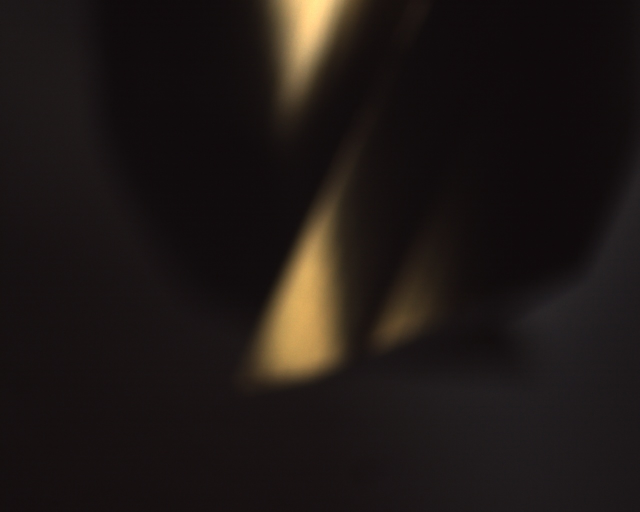
#> input picture 0.jpg, 1280 x 1024 px, given in place of 50.jpeg, which was not available (shown at 1/2 size)
$ python test_capture.py
#> lines starting #> are read from the running program, lines starting #| are printed output that depends on the picture; pictures that were not available may be replaced by others from this repository, and a replacement may not be noted
# -*- coding: utf-8 -*-
import cv2
import numpy as np
import os
import math
import time


def resize(image, width=None, height=None, inter=cv2.INTER_AREA):
    # initialize the dimensions of the image to be resized and
    # grab the image size
    dim = None
    (h, w) = image.shape[:2]

    # if both the width and height are None, then return the
    # original image
    if width is None and height is None:
        return image

    # check to see if the width is None
    if width is None:
        # calculate the ratio of the height and construct the
        # dimensions
        r = height / float(h)
        dim = (int(w * r), height)

    # otherwise, the height is None
    else:
        # calculate the ratio of the width and construct the
        # dimensions
        r = width / float(w)
        dim = (width, int(h * r))

    # resize the image
    resized = cv2.resize(image, dim, interpolation=inter)

    # return the resized image
    return resized


def pyramid(image, scale=1.5, minSize=(30, 30)):
    # yield the original image
    yield image
    # keep looping over the pyramid
    while True:
        # compute the new dimensions of the image and resize it
        w = int(image.shape[1] / scale)
        image = resize(image, width=w)
        # if the resized image does not meet the supplied minimum
        # size, then stop constructing the pyramid
        if image.shape[0] < minSize[1] or image.shape[1] < minSize[0]:
            break
        # yield the next image in the pyramid
        yield image


def sliding_window(image, stepSize, windowSize):
    # slide a window across the image
    for y in range(0, image.shape[0], stepSize):
        for x in range(0, image.shape[1], stepSize):
            # yield the current window
            yield x, y, image[y:y + windowSize[1], x:x + windowSize[0]]


# [45 lines left out: function runcode, not called in this run]


if __name__ == "__main__":

    image = cv2.imread("tmp_img/test/50.jpeg")
#> image is the input picture: shape (1024, 1280, 3); mean B, G, R 21.4, 23.7, 30
    (winW, winH) = (128 * 4, 128 * 4)
    old = time.time()
    for resized in pyramid(image, scale=1.5):
        # loop over the sliding window for each layer of the pyramid
        for (x, y, window) in sliding_window(resized, stepSize=128, windowSize=(winW, winH)):
            # if the window does not meet our desired window size, ignore it
            if window.shape[0] != winH or window.shape[1] != winW:
                continue
            # THIS IS WHERE YOU WOULD PROCESS YOUR WINDOW, SUCH AS APPLYING A
            # MACHINE LEARNING CLASSIFIER TO CLASSIFY THE CONTENTS OF THE
            # WINDOW
            # since we do not have a classifier, we'll just draw the window
            clone = resized.copy()
            cv2.rectangle(clone, (x, y), (x + winW, y + winH), (0, 255, 0), 2)
            crop_area = resized[y: y + winH, x:x + winW]
            cv2.namedWindow("Window", cv2.WINDOW_NORMAL)
            cv2.namedWindow("crop Area", cv2.WINDOW_NORMAL)
            cv2.imshow("Window", clone)
            cv2.imshow("crop Area", crop_area)
            cv2.waitKey(1)
            time.sleep(0.025)
#> this loop made 9 passes
#> pass 1, `cv2.imshow("Window", clone)`:
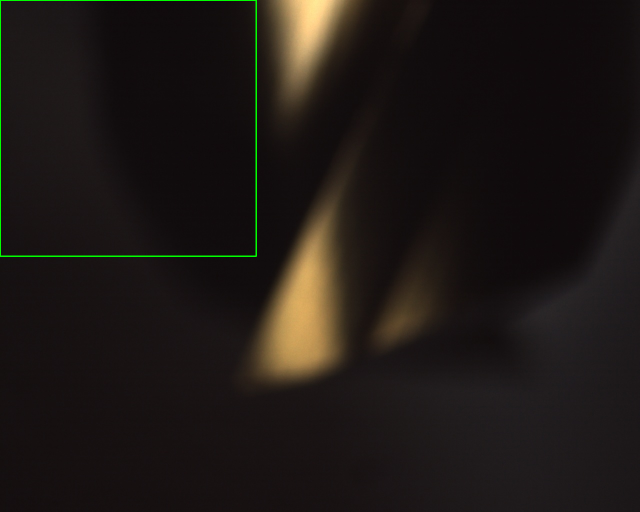
#> window 'Window': shape (1024, 1280, 3) (shown at 1/2 size); mean B, G, R 21.4, 24.6, 29.9
#> pass 1, `cv2.imshow("crop Area", crop_area)`:
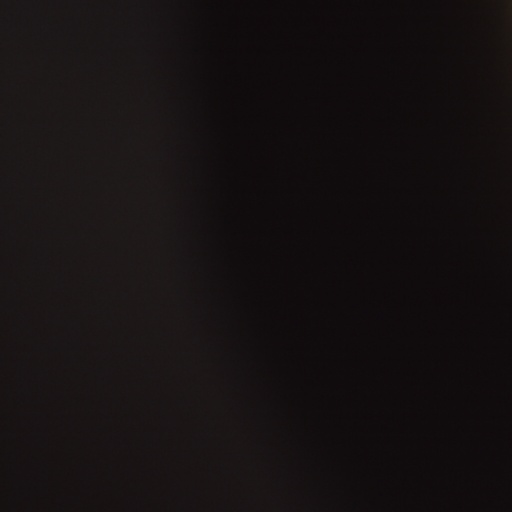
#> window 'crop Area': shape (512, 512, 3); mean B, G, R 17.3, 16.7, 21.3
#> pass 1, `cv2.imshow("Window", clone)`:
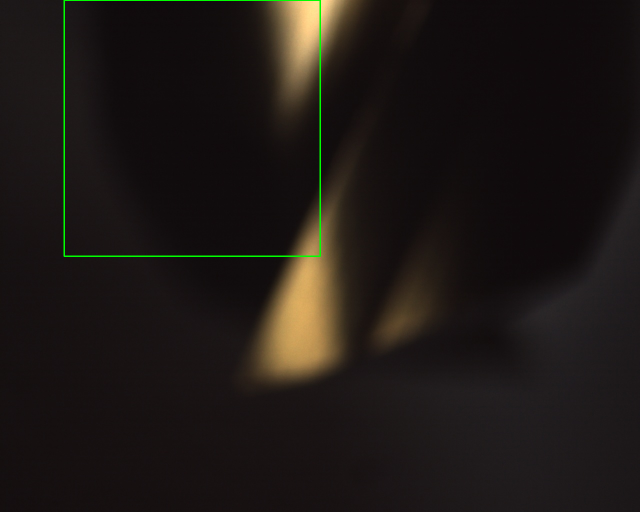
#> window 'Window': shape (1024, 1280, 3) (shown at 1/2 size); mean B, G, R 21.3, 24.6, 29.8
#> pass 1, `cv2.imshow("crop Area", crop_area)`:
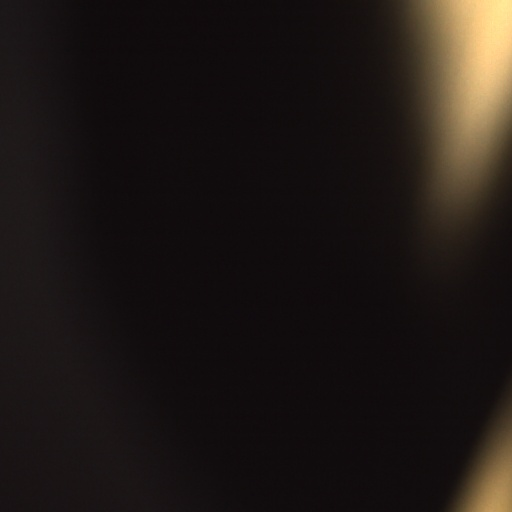
#> window 'crop Area': shape (512, 512, 3); mean B, G, R 21.2, 24.2, 30.6
#> after the loop:
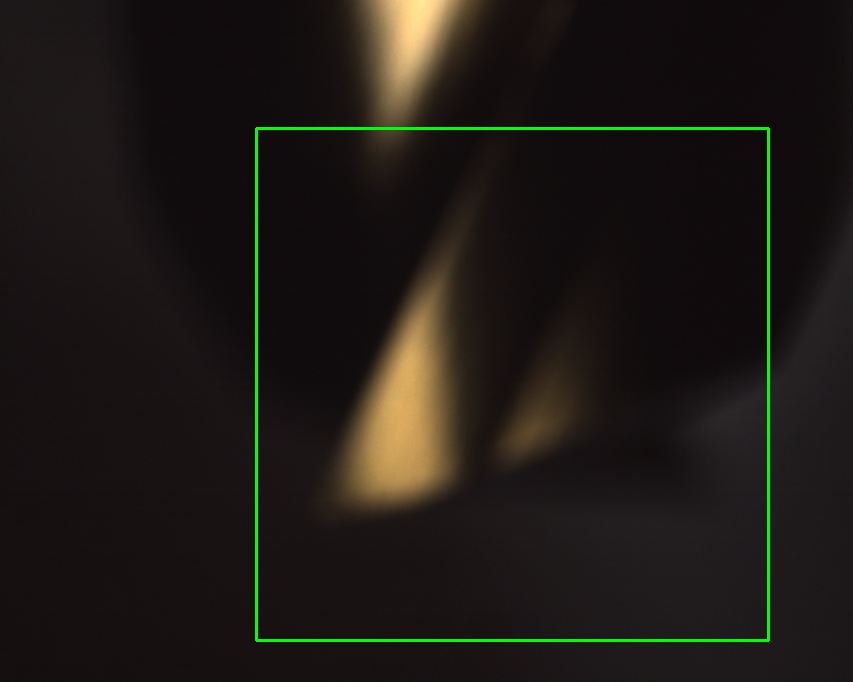
#> clone: shape (682, 853, 3); mean of channels 0, 1, 2 21.2, 26.2, 29.7; drawn as B, G, R
    # [11 lines of commented-out code are left out]

exit()
#> (the program exits here)
